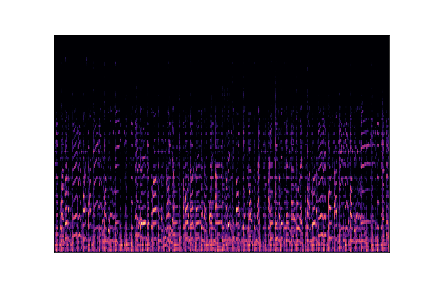
#> input picture datasets/Data1/images_original/blues/blues00000.png, 432 x 288 px, found by its file name
$ python imatges_augmentades.py
#> lines starting #> are read from the running program, lines starting #| are printed output that depends on the picture
import os
import cv2
import numpy as np
import matplotlib.pyplot as plt

def augment_image(image):
    """
    Aplica augmentació a una imatge.
    """
    flipped = np.fliplr(image)
    noisy = np.clip(image + np.random.normal(0, 0.02, image.shape), 0, 1)
    brighter = np.clip(image * 1.2, 0, 1)
    darker = np.clip(image * 0.8, 0, 1)
    return [image, flipped, noisy, brighter, darker]

def mostrar_i_guardar_augmentacio(img_path, output_dir="output_augmentacio"):
    """
    Llegeix una imatge, aplica augmentació, la visualitza i la guarda en un directori.
    """
#> called with output_dir = 'output_augmentacio'
    # Crear directori per guardar les imatges augmentades
    if not os.path.exists(output_dir):
        os.makedirs(output_dir)

    # Llegir i normalitzar la imatge
    img = cv2.imread(img_path, cv2.IMREAD_GRAYSCALE)
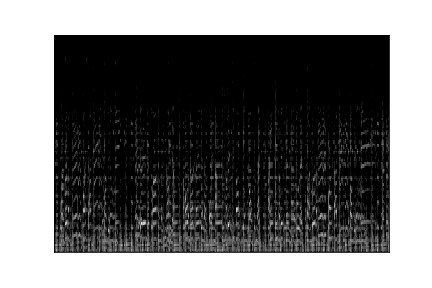
#> img: shape (288, 432); min 0, max 255, mean 115.4
    if img is None:
        print("[ERROR] No s'ha pogut carregar la imatge.")
        return

    img_resized = cv2.resize(img, (128, 128)) / 255.0
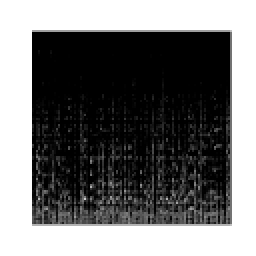
#> img_resized: shape (128, 128) float64 (shown 2 times larger); min 0, max 1, mean 0.453
    augmented_images = augment_image(img_resized)
#> in augment_image, `flipped = np.fliplr(image)`:
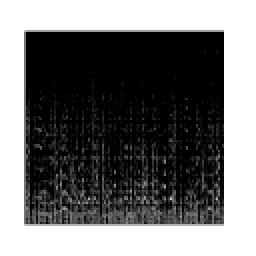
#> flipped: shape (128, 128) float64 (shown 2 times larger); min 0, max 1, mean 0.453
#> in augment_image, `brighter = np.clip(image * 1.2, 0, 1)`:
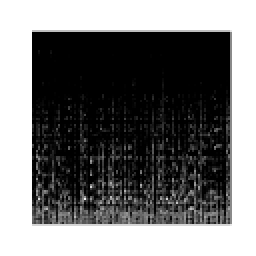
#> brighter: shape (128, 128) float64 (shown 2 times larger); min 0, max 1, mean 0.463
#> in augment_image, `darker = np.clip(image * 0.8, 0, 1)`:
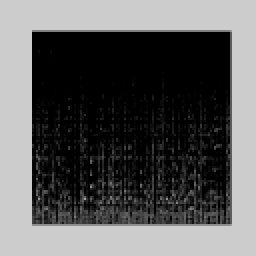
#> darker: shape (128, 128) float64 (shown 2 times larger); min 0, max 0.8, mean 0.362
#> augmented_images = 5 items

    # Visualitzar i guardar la imatge original i augmentades
    titols = ["Original", "Flipped", "Noisy", "Brighter", "Darker"]
    plt.figure(figsize=(12, 6))

    for i, (aug_img, titol) in enumerate(zip(augmented_images, titols)):
        plt.subplot(1, 5, i + 1)
        plt.imshow(aug_img, cmap="gray")
        plt.title(titol)
        plt.axis("off")

        # Guardar imatge augmentada
        output_path = os.path.join(output_dir, f"{titol.lower()}.png")
        cv2.imwrite(output_path, (aug_img * 255).astype(np.uint8))
#> this loop made 5 passes
#> titol on passes 1 to 5: 'Original', 'Flipped', 'Noisy', 'Brighter', 'Darker'

    plt.tight_layout()
    plt.show()
    print(f"[SUCCESS] Imatges augmentades guardades a '{output_dir}'")
#| [SUCCESS] Imatges augmentades guardades a 'output_augmentacio'

if __name__ == "__main__":
    # Exemple: Ruta de la imatge original
    img_path = "ACproject-14-grup/datasets/Data1/images_original/blues/blues00000.png"
    print("[INFO] Aplicant augmentació a una imatge per la presentació...")
    mostrar_i_guardar_augmentacio(img_path)

$ run again, with datasets/Data1/images_original/blues/blues00003.png copied over datasets/Data1/images_original/blues/blues00000.png
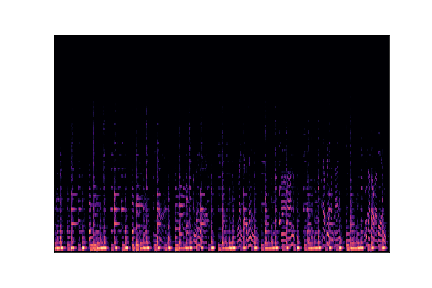
#> input picture datasets/Data1/images_original/blues/blues00003.png, 432 x 288 px, found by its file name
#> in augment_image, `brighter = np.clip(image * 1.2, 0, 1)`:
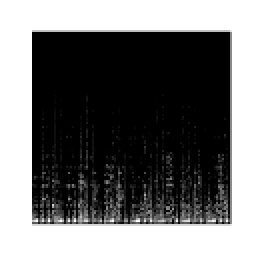
#> brighter: shape (128, 128) float64 (shown 2 times larger); min 0, max 1, mean 0.444
#> in augment_image, `darker = np.clip(image * 0.8, 0, 1)`:
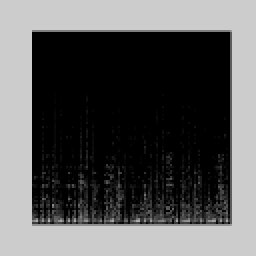
#> darker: shape (128, 128) float64 (shown 2 times larger); min 0, max 0.8, mean 0.35
#> augmented_images = 5 items
#> the loop in mostrar_i_guardar_augmentacio, `for i, (aug_img, titol) in enumerate(zip(augmented_images, titols)):` made 5 passes
#> titol on passes 1 to 5: 'Original', 'Flipped', 'Noisy', 'Brighter', 'Darker'
#| [SUCCESS] Imatges augmentades guardades a 'output_augmentacio'

$ run again, with datasets/Data1/images_original/blues/blues00004.png copied over datasets/Data1/images_original/blues/blues00000.png
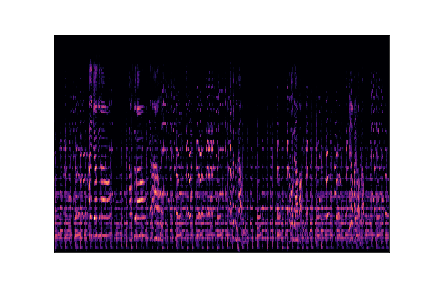
#> input picture datasets/Data1/images_original/blues/blues00004.png, 432 x 288 px, found by its file name
#> in augment_image, `brighter = np.clip(image * 1.2, 0, 1)`:
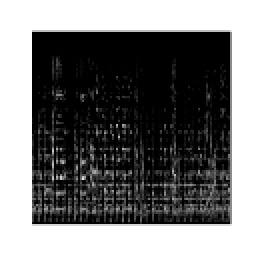
#> brighter: shape (128, 128) float64 (shown 2 times larger); min 0, max 1, mean 0.461
#> in augment_image, `darker = np.clip(image * 0.8, 0, 1)`:
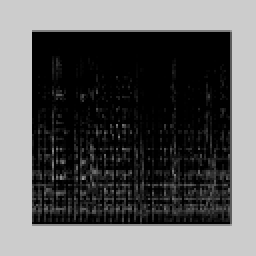
#> darker: shape (128, 128) float64 (shown 2 times larger); min 0, max 0.8, mean 0.361
#> augmented_images = 5 items
#> the loop in mostrar_i_guardar_augmentacio, `for i, (aug_img, titol) in enumerate(zip(augmented_images, titols)):` made 5 passes
#> titol on passes 1 to 5: 'Original', 'Flipped', 'Noisy', 'Brighter', 'Darker'
#| [SUCCESS] Imatges augmentades guardades a 'output_augmentacio'

$ run again, with datasets/Data1/images_original/blues/blues00010.png copied over datasets/Data1/images_original/blues/blues00000.png
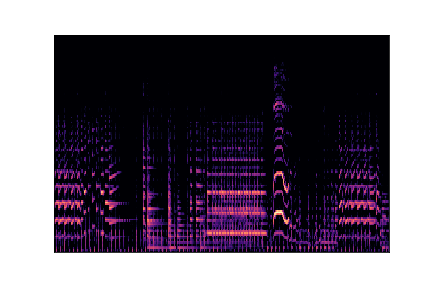
#> input picture datasets/Data1/images_original/blues/blues00010.png, 432 x 288 px, found by its file name
#> in augment_image, `brighter = np.clip(image * 1.2, 0, 1)`:
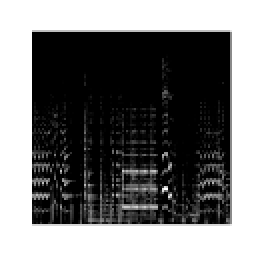
#> brighter: shape (128, 128) float64 (shown 2 times larger); min 0, max 1, mean 0.451
#> in augment_image, `darker = np.clip(image * 0.8, 0, 1)`:
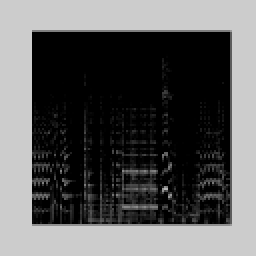
#> darker: shape (128, 128) float64 (shown 2 times larger); min 0, max 0.8, mean 0.354
#> augmented_images = 5 items
#> the loop in mostrar_i_guardar_augmentacio, `for i, (aug_img, titol) in enumerate(zip(augmented_images, titols)):` made 5 passes
#> titol on passes 1 to 5: 'Original', 'Flipped', 'Noisy', 'Brighter', 'Darker'
#| [SUCCESS] Imatges augmentades guardades a 'output_augmentacio'
